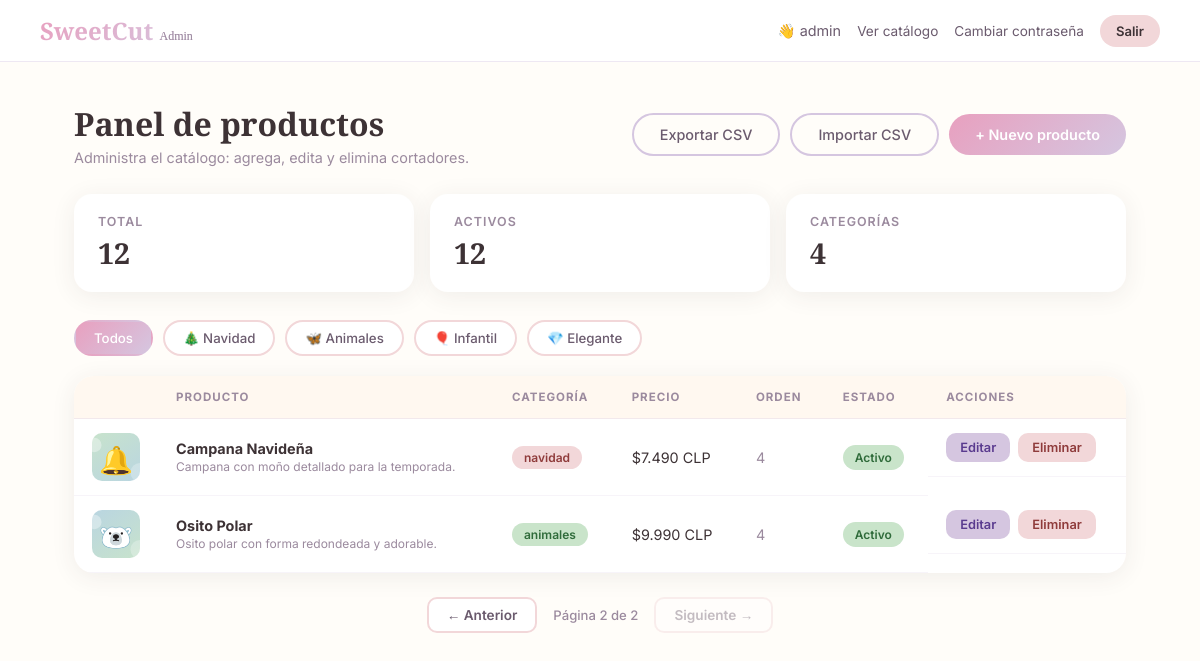
/admin/index.php?page=2 (signed in), run on the app's committed database.
### tables this page shows
CREATE TABLE IF NOT EXISTS categories (
  id INT AUTO_INCREMENT PRIMARY KEY,
  name VARCHAR(50) UNIQUE NOT NULL,
  label VARCHAR(50) NOT NULL,
  emoji VARCHAR(10) DEFAULT NULL,
  sort_order INT DEFAULT 0
);

CREATE TABLE IF NOT EXISTS products (
  id INT AUTO_INCREMENT PRIMARY KEY,
  name VARCHAR(100) NOT NULL,
  category VARCHAR(20) NOT NULL,
  description TEXT,
  price DECIMAL(10,2) NOT NULL,
  old_price DECIMAL(10,2) DEFAULT NULL,
  emoji VARCHAR(10) DEFAULT NULL,
  image VARCHAR(255) DEFAULT NULL,
  image_thumb VARCHAR(255) DEFAULT NULL,
  sort_order INT DEFAULT 0,
  active TINYINT(1) DEFAULT 1,
  created_at TIMESTAMP DEFAULT CURRENT_TIMESTAMP
);

### admin/index.php (the view, shortened to what this page needs)
<?php
require_once __DIR__ . '/../config/database.php';
$cat = isset($_GET['cat']) ? $_GET['cat'] : '';
$categories = $pdo->query("SELECT name, label, emoji FROM categories ORDER BY sort_order ASC, name ASC")->fetchAll();
$perPage = 10;
$page = max(1, (int)($_GET['page'] ?? 1));
$offset = ($page - 1) * $perPage;
if ($cat !== '') {
    $countSql = "SELECT COUNT(*) FROM products WHERE category = ?";
    $countParams = [$cat];
    $where = " WHERE category = ?";
    $whereParams = [$cat];
} else {
    $countSql = "SELECT COUNT(*) FROM products";
    $countParams = [];
    $where = "";
    $whereParams = [];
}
$stmtCount = $pdo->prepare($countSql);
$stmtCount->execute($countParams);
$totalRows = (int)$stmtCount->fetchColumn();
$totalPages = max(1, (int)ceil($totalRows / $perPage));
$sql = "SELECT * FROM products$where ORDER BY sort_order ASC, id DESC LIMIT $perPage OFFSET $offset";
$stmt = $pdo->prepare($sql);
$stmt->execute($whereParams);
$products = $stmt->fetchAll();
$totalProducts = (int)$pdo->query("SELECT COUNT(*) FROM products")->fetchColumn();
$totalActive = (int)$pdo->query("SELECT COUNT(*) FROM products WHERE active = 1")->fetchColumn();
$baseUrl = 'index.php' . ($cat !== '' ? '?cat=' . urlencode($cat) . '&' : '?');
?>
<!DOCTYPE html>
<html lang="es">
<head>
  <link rel="stylesheet" href="admin-style.css">
</head>
<body>
  <div class="admin-topbar">
    <div class="admin-logo">Sweet<span>Cut</span> <small>Admin</small></div>
    <div class="admin-user">
      <span>👋 <?= htmlspecialchars($_SESSION['admin_username']) ?></span>
      <a href="../index.html" class="link-light">Ver catálogo</a>
      <a href="change-password.php" class="link-light">Cambiar contraseña</a>
      <a href="logout.php" class="btn-logout">Salir</a>
    </div>
  </div>
  <main class="admin-main">
    <div class="admin-header">
      <div>
        <h1>Panel de productos</h1>
        <p>Administra el catálogo: agrega, edita y elimina cortadores.</p>
      </div>
      <div class="header-actions">
        <a href="export.php" class="btn-secondary">Exportar CSV</a>
        <a href="import.php" class="btn-secondary">Importar CSV</a>
        <a href="product-form.php" class="btn-primary">+ Nuevo producto</a>
      </div>
    </div>
    <div class="stat-grid">
      <div class="stat-card"><span class="stat-label">Total</span><span class="stat-value"><?= $totalProducts ?></span></div>
      <div class="stat-card"><span class="stat-label">Activos</span><span class="stat-value"><?= $totalActive ?></span></div>
      <div class="stat-card"><span class="stat-label">Categorías</span><span class="stat-value"><?= count($categories) ?></span></div>
    </div>
    <div class="filter-bar">
      <a href="index.php" class="filter-chip <?= $cat === '' ? 'active' : '' ?>">Todos</a>
      <?php foreach ($categories as $c): ?>
        <a href="index.php?cat=<?= urlencode($c['name']) ?>" class="filter-chip <?= $cat === $c['name'] ? 'active' : '' ?>">
          <?= htmlspecialchars($c['emoji'] ?? '') ?> <?= htmlspecialchars($c['label'] ?? $c['name']) ?>
        </a>
      <?php endforeach; ?>
    </div>
    <div class="table-card">
      <table class="admin-table">
        <thead>
          <tr>
            <th></th>
            <th>Producto</th>
            <th>Categoría</th>
            <th>Precio</th>
            <th>Orden</th>
            <th>Estado</th>
            <th>Acciones</th>
          </tr>
        </thead>
        <tbody>
          <?php foreach ($products as $p): ?>
            <tr>
              <td class="cell-emoji">
                <?php if (!empty($p['image'])): ?>
                  <img src="../<?= htmlspecialchars($p['image_thumb'] ?: $p['image']) ?>" class="cell-thumb" alt="<?= htmlspecialchars($p['name']) ?>">
                <?php else: ?>
                  <?= htmlspecialchars($p['emoji'] ?? '🍪') ?>
                <?php endif; ?>
              </td>
              <td>
                <strong><?= htmlspecialchars($p['name']) ?></strong>
                <br><small class="muted"><?= htmlspecialchars(mb_substr($p['description'] ?? '', 0, 50)) ?></small>
              </td>
              <td><span class="pill pill-<?= htmlspecialchars($p['category']) ?>"><?= htmlspecialchars($p['category']) ?></span></td>
              <td>
                <?= '$' . number_format($p['price'], 0, ',', '.') ?> CLP
              </td>
              <td><span class="muted"><?= (int)$p['sort_order'] ?></span></td>
              <td>
                <form method="POST" action="toggle-active.php" class="inline-form">
                  <button type="submit" class="badge-status <?= $p['active'] ? 'status-on' : 'status-off' ?>">
                    <?= $p['active'] ? 'Activo' : 'Inactivo' ?>
                  </button>
                </form>
              </td>
              <td class="cell-actions">
                <a href="product-form.php?id=<?= $p['id'] ?>" class="btn-small btn-edit">Editar</a>
                <form method="POST" action="delete-product.php" id="delete-form-<?= $p['id'] ?>" class="inline-form">
                  <button type="button" class="btn-small btn-delete" data-name="<?= htmlspecialchars($p['name'], ENT_QUOTES) ?>" onclick="openDeleteModal(this)">Eliminar</button>
                </form>
              </td>
            </tr>
          <?php endforeach; ?>
        </tbody>
      </table>
    </div>
    <?php if ($totalPages > 1): ?>
      <div class="admin-pagination">
        <a href="<?= $baseUrl ?>page=<?= $page - 1 ?>" class="page-link <?= $page <= 1 ? 'disabled' : '' ?>">← Anterior</a>
        <span class="page-info">Página <?= $page ?> de <?= $totalPages ?></span>
        <a href="<?= $baseUrl ?>page=<?= $page + 1 ?>" class="page-link <?= $page >= $totalPages ? 'disabled' : '' ?>">Siguiente →</a>
      </div>
    <?php endif; ?>
  </main>
</body>
</html>

### data on the page
categories: emoji "🎄", label "Navidad"
categories: emoji "🦋", label "Animales"
categories: emoji "🎈", label "Infantil"
categories: emoji "💎", label "Elegante"
products: image (picture), name "Campana Navideña", description "Campana con moño detallado para la temporada.", category "navidad", price "7.490", sort_order "4", active "Activo"
products: image (picture), name "Osito Polar", description "Osito polar con forma redondeada y adorable.", category "animales", price "9.990", sort_order "4", active "Activo"

### other printed values
$_SESSION['admin_username'] "admin"
$totalProducts "12"
$totalActive "12"
count($categories) "4"
$page "2"
$totalPages "2"
